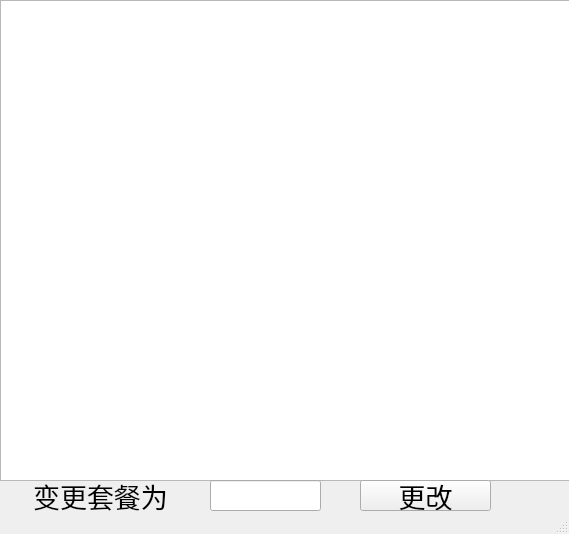
<?xml version="1.0" encoding="UTF-8"?>
<ui version="4.0">
 <class>svrMenuWin</class>
 <widget class="QMainWindow" name="svrMenuWin">
  <property name="geometry">
   <rect>
    <x>0</x>
    <y>0</y>
    <width>569</width>
    <height>534</height>
   </rect>
  </property>
  <property name="windowTitle">
   <string>MainWindow</string>
  </property>
  <widget class="QWidget" name="centralwidget">
   <widget class="QTableView" name="tableView">
    <property name="geometry">
     <rect>
      <x>0</x>
      <y>0</y>
      <width>571</width>
      <height>481</height>
     </rect>
    </property>
    <property name="font">
     <font>
      <pointsize>14</pointsize>
     </font>
    </property>
    <attribute name="verticalHeaderDefaultSectionSize">
     <number>100</number>
    </attribute>
   </widget>
   <widget class="QLabel" name="label">
    <property name="geometry">
     <rect>
      <x>10</x>
      <y>480</y>
      <width>181</width>
      <height>31</height>
     </rect>
    </property>
    <property name="font">
     <font>
      <pointsize>20</pointsize>
     </font>
    </property>
    <property name="text">
     <string>变更套餐为</string>
    </property>
    <property name="alignment">
     <set>Qt::AlignCenter</set>
    </property>
   </widget>
   <widget class="QLineEdit" name="lineEdit">
    <property name="geometry">
     <rect>
      <x>210</x>
      <y>480</y>
      <width>111</width>
      <height>31</height>
     </rect>
    </property>
    <property name="font">
     <font>
      <pointsize>15</pointsize>
     </font>
    </property>
   </widget>
   <widget class="QPushButton" name="pushButton">
    <property name="geometry">
     <rect>
      <x>360</x>
      <y>480</y>
      <width>131</width>
      <height>31</height>
     </rect>
    </property>
    <property name="font">
     <font>
      <pointsize>20</pointsize>
     </font>
    </property>
    <property name="text">
     <string>更改</string>
    </property>
   </widget>
  </widget>
  <widget class="QStatusBar" name="statusbar"/>
 </widget>
 <resources/>
 <connections/>
</ui>
